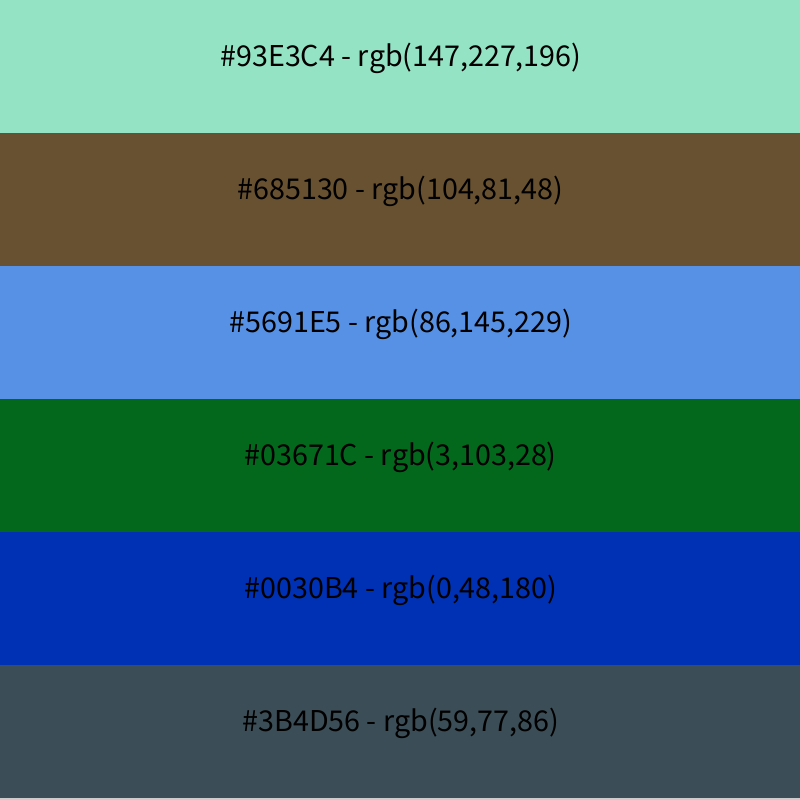
Frame 1 (no input)
Frame 60 (the mouse pressed at the canvas centre just before this capture): identical to frame 1, image omitted
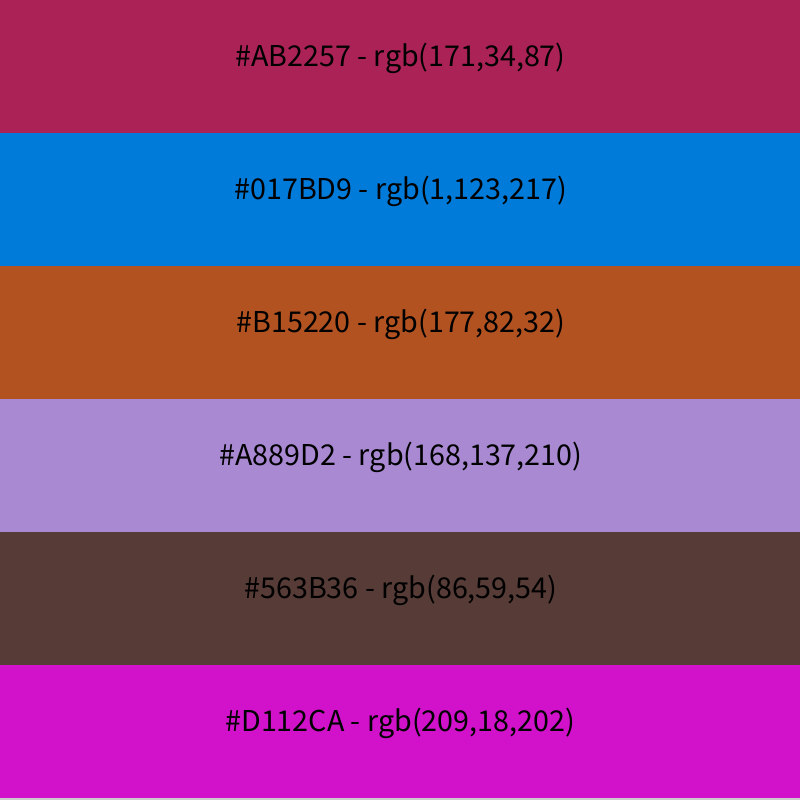
Frame 120 (the mouse held since frame 60 and released just before this capture)

The Processing sketch that drew these frames (run headless with seeded random() and noise(); from frame 60 on, the mouse is pressed at the canvas centre):

// Processing sketch: hexa2rgbArray
// ── hexa2rgbArray.pde


int numColors = 6;
String[] hexaColors;

void setup(){
  size(800,800);
  resetColors();
}


void draw(){
  
  
  for(int n=0; n<numColors; n++){
    
    int r = getColor(hexaColors[n], 0);
    int g = getColor(hexaColors[n], 2);
    int b = getColor(hexaColors[n], 4);
  
    fill(r,g,b); noStroke();
    rect(0, n*(height/numColors), width, (height/numColors));
  
    fill(0); textSize(32); textAlign(CENTER);
    String info = "#"+hexaColors[n]+" - rgb("+r+","+g+","+b+")";
    text(info, width/2, n*(height/numColors) + height/(2*numColors));
  }
  
}


int getColor(String hex, int d){
  
  int nd = 0;
  int pot = 1;
  
  for(int i=d+1; i>=d; i--){
  
    char digit = hex.charAt(i);
    int n;
    switch(digit){
      case 'A': n = 10; break;
      case 'B': n = 11; break;
      case 'C': n = 12; break;
      case 'D': n = 13; break;
      case 'E': n = 14; break;
      case 'F': n = 15; break;
      default:  n = Character.getNumericValue(digit);
    }
    
    nd +=  n*pot;
    pot = pot * 16;
  }
  
  return nd;
  
}

void resetColors(){
  char[] simbols = {'0','1','2','3','4','5','6','7','8','9','A','B','C','D','E'};
  hexaColors=new String[numColors];
  for(int n=0; n<numColors; n++){
    hexaColors[n]="";
    for(int i=0; i<6; i++){
      int nr = (int)random(simbols.length);
      hexaColors[n]+=simbols[nr];
    }
  }
}

void mousePressed(){
  resetColors();
}
